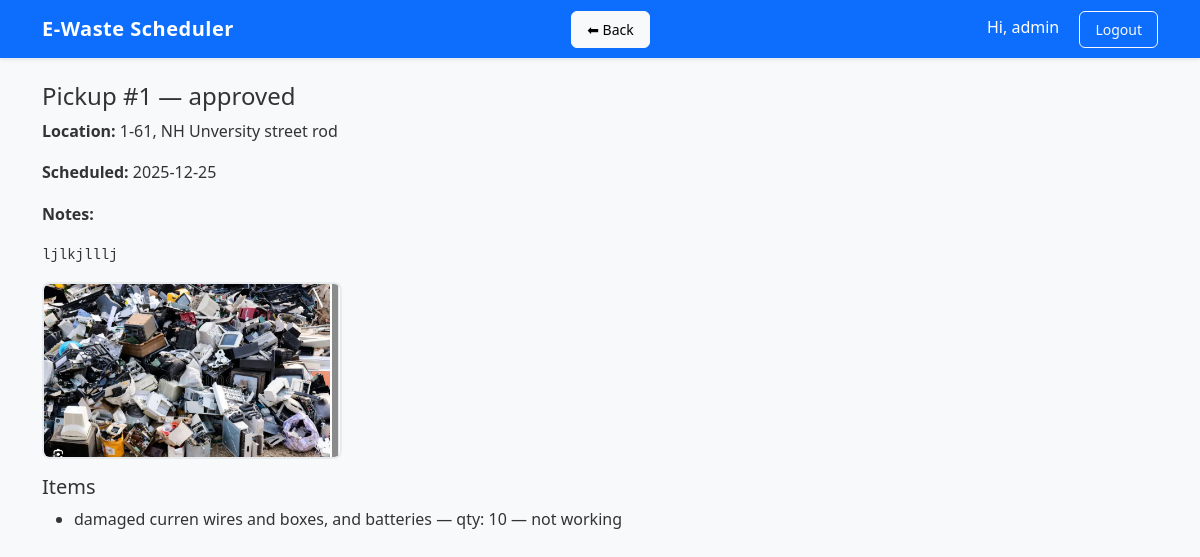
Page /pickup/1 (signed in) on the committed database.
### models.py (models this page shows, shortened)
class User(UserMixin, db.Model):
    __tablename__ = 'users'
    id = db.Column(db.Integer, primary_key=True)
    username = db.Column(db.String(80), unique=True, nullable=False)
    email = db.Column(db.String(120), unique=True, nullable=False)
    password_hash = db.Column(db.String(255), nullable=False)
    role = db.Column(db.String(20), default='household')  # 'household', 'staff', 'admin'
    name = db.Column(db.String(120))
    address = db.Column(db.String(255))
    phone = db.Column(db.String(30))
    created_at = db.Column(db.DateTime, default=datetime.utcnow)
    def is_admin(self):
        return self.role == 'admin'

class PickupRequest(db.Model):
    __tablename__ = 'pickup_requests'
    id = db.Column(db.Integer, primary_key=True)
    household_id = db.Column(db.Integer, db.ForeignKey('users.id'), nullable=False)
    staff_id = db.Column(db.Integer, db.ForeignKey('users.id'), nullable=True)
    status = db.Column(db.String(30), default='pending')  # pending, approved, scheduled, in_progress, completed, cancelled, failed, rejected
    location = db.Column(db.String(255))
    scheduled_date = db.Column(db.String(30))  # store as yyyy-mm-dd string for simplicity
    notes = db.Column(db.Text, nullable=True)
    photo_filename = db.Column(db.String(255), nullable=True)
    created_at = db.Column(db.DateTime, default=datetime.utcnow)
    updated_at = db.Column(db.DateTime, default=datetime.utcnow, onupdate=datetime.utcnow)
    household = db.relationship('User', foreign_keys=[household_id], backref='requests_made')
    staff = db.relationship('User', foreign_keys=[staff_id], backref='requests_assigned')

class ItemDetail(db.Model):
    __tablename__ = 'item_details'
    id = db.Column(db.Integer, primary_key=True)
    request_id = db.Column(db.Integer, db.ForeignKey('pickup_requests.id'), nullable=False)
    item_type = db.Column(db.String(120))
    quantity = db.Column(db.Integer, default=1)
    condition_status = db.Column(db.String(120), nullable=True)
    pickup_request = db.relationship('PickupRequest', backref='items')

### app.py (the view)
    @app.route('/pickup/<int:pid>')
    @login_required
    def pickup_detail(pid):
        pickup = PickupRequest.query.get_or_404(pid)
        if not (current_user.is_admin() or current_user.id==pickup.household_id or (pickup.staff_id and current_user.id==pickup.staff_id)):
            flash("Unauthorized", "danger"); return redirect(url_for('home'))
        items = pickup.items
        return render_template('pickup_detail.html', pickup=pickup, items=items)

### templates/pickup_detail.html (shortened to what this page needs)
{% extends 'base.html' %}
{% block content %}
  <h4>Pickup #{{ pickup.id }} — {{ pickup.status }}</h4>
  <p><strong>Location:</strong> {{ pickup.location }}</p>
  <p><strong>Scheduled:</strong> {{ pickup.scheduled_date }}</p>
  <p><strong>Notes:</strong> <pre>{{ pickup.notes }}</pre></p>
  {% if pickup.photo_filename %}
    <p><img src="{{ url_for('uploaded_file', filename=pickup.photo_filename) }}" style="max-width:300px"></p>
  {% endif %}
  <h5>Items</h5>
  <ul>
    {% for it in items %}
      <li>{{ it.item_type }} — qty: {{ it.quantity }} — {{ it.condition_status }}</li>
    {% endfor %}
  </ul>
{% endblock %}

### templates/base.html (shortened to what this page needs)
<!doctype html>
<html lang="en">
<head>
  <link href="https://cdn.jsdelivr.net/npm/bootstrap@5.3.2/dist/css/bootstrap.min.css" rel="stylesheet">
  <link rel="stylesheet" href="{{ url_for('static', filename='css/style.css') }}">
</head>
<body class="bg-light">
  <nav class="navbar navbar-expand-lg navbar-dark bg-primary shadow-sm">
    <div class="container d-flex justify-content-between align-items-center">
      <a class="navbar-brand fw-bold" href="{{ url_for('home') }}">
        E-Waste Scheduler
      </a>
      <a class="btn btn-sm btn-light me-3" href="javascript:history.back()">⬅ Back</a>
      <div>
        {% if current_user.is_authenticated %}
          <span class="text-white me-3">
            Hi, {{ current_user.username }}
          </span>
          <a class="btn btn-sm btn-outline-light" href="{{ url_for('logout') }}">
            Logout
          </a>
        {% else %}
          <a class="btn btn-sm btn-outline-light" href="{{ url_for('login') }}">
            Login
          </a>
        {% endif %}
      </div>
    </div>
  </nav>
  <div class="container mt-4">
    {% block content %}{% endblock %}
  </div>
</body>
</html>

### static/css/style.css (style rules this page uses)
body { font-family: "Segoe UI", Roboto, Arial, sans-serif; background: #f4f6f9; color: #333; line-height: 1.6; }
.navbar { box-shadow: 0 2px 4px rgba(0,0,0,0.15); }
.navbar-brand { font-weight: 600; font-size: 1.25rem; letter-spacing: 0.5px; }
.btn { border-radius: 6px !important; padding: 7px 15px !important; font-weight: 500 !important; }
img { border-radius: 8px; border: 2px solid #e9ecef; }

### rows in the picture
User: username "admin"
PickupRequest: id "1", status "approved", location "1-61, NH Unversity street rod", scheduled_date "2025-12-25", notes "ljlkjlllj", photo_filename (picture)
ItemDetail: item_type "damaged curren wires and boxes, and batteries", quantity "10", condition_status "not working"
